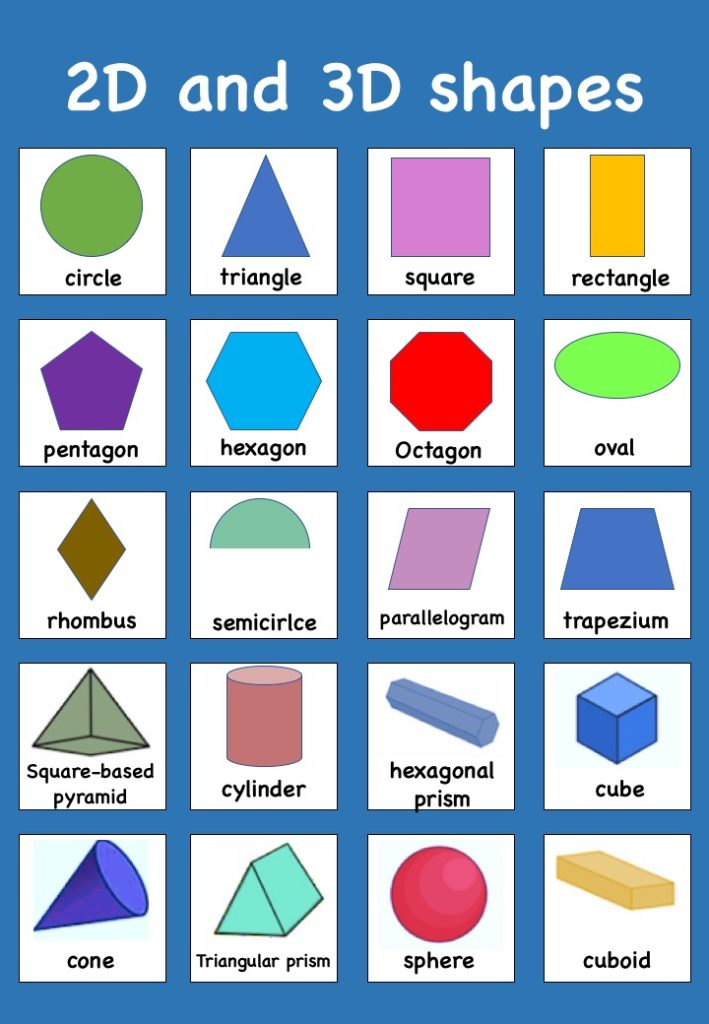
#> input picture CV/shapes-709x1024.jpg, 709 x 1024 px, found by its file name
$ python detecting_circles.py
#> lines starting #> are read from the running program, lines starting #| are printed output that depends on the picture; after the words box and inside, x2 and y2 are one past the last pixel; in counts of white or black regions, pixels touching at a corner belong together
import numpy as np
import cv2 as cv

img= cv.imread(r"CV\shapes-709x1024.jpg")
#> img is the input picture: shape (1024, 709, 3); mean B, G, R 197.1, 171.2, 145.4
output=img.copy()
gray=cv.cvtColor(img,cv.COLOR_BGR2GRAY)
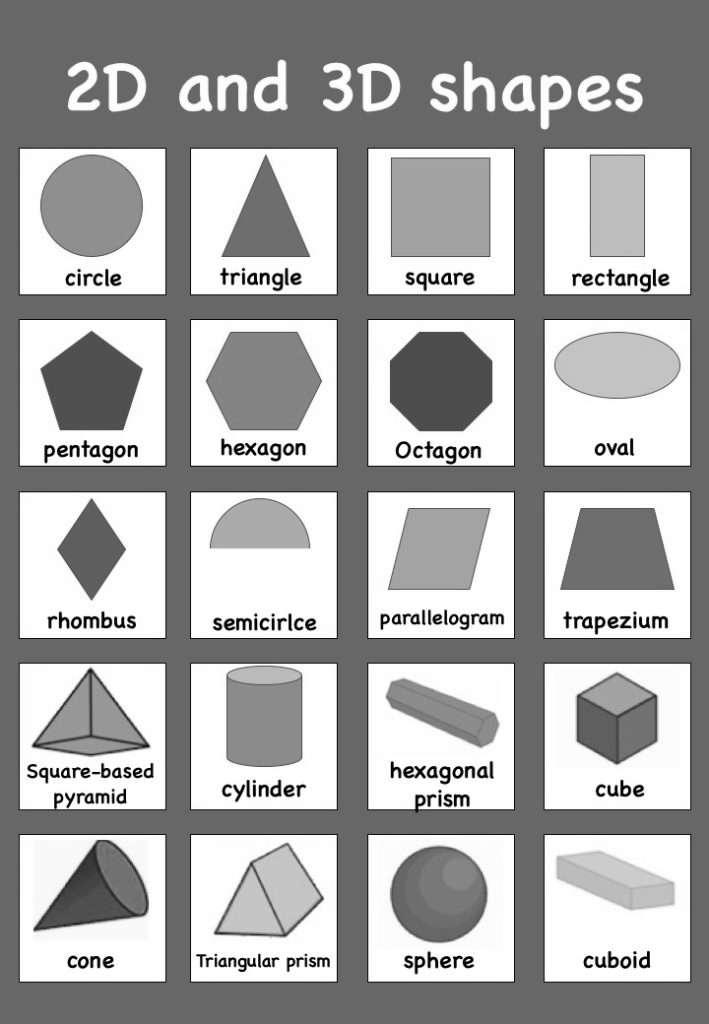
#> gray: shape (1024, 709); min 0, max 255, mean 166.5
gray=cv.medianBlur(gray,5)
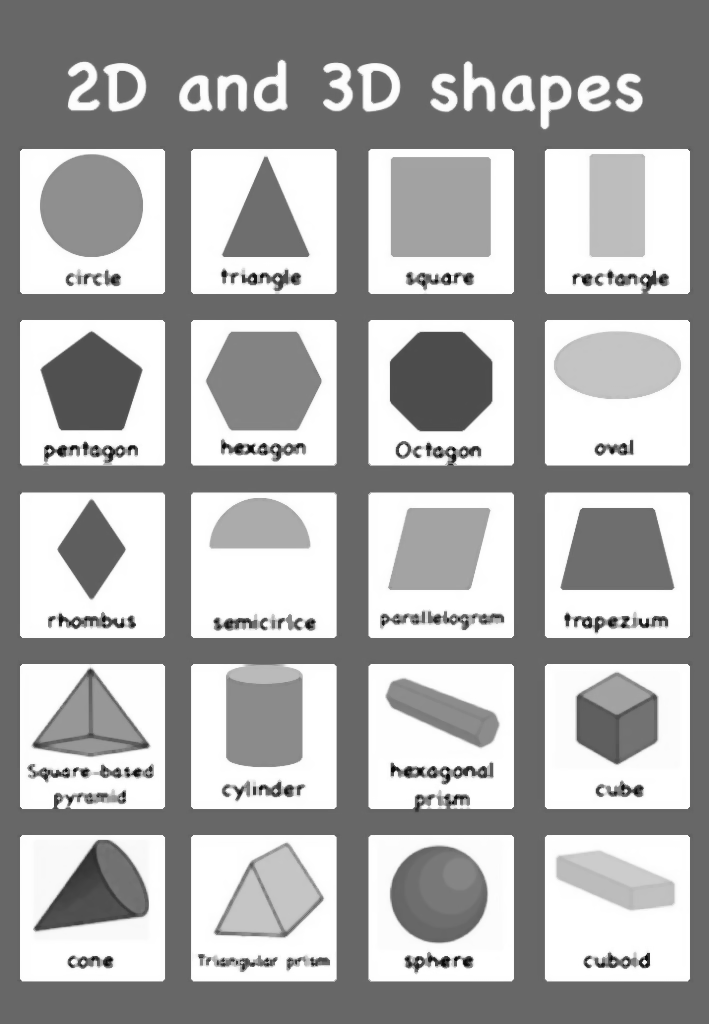
#> gray: shape (1024, 709); min 5, max 255, mean 168.4

circles=cv.HoughCircles(gray,cv.HOUGH_GRADIENT,1,20,
                        param1=90,param2=75,minRadius=0,maxRadius=0)
#> circles = [[91.5, 205.5, 51.1], [438.5, 894.5, 48.2]]

detected_circles=np.uint16(np.around(circles))
#> detected_circles = [[92, 206, 51], [438, 894, 48]]
for (x,y,r) in detected_circles[0,:]:
    cv.circle(output,(x,y),r,(255,0,0),3)# x,y,r are the center and radius of the circle
#> this loop made 2 passes
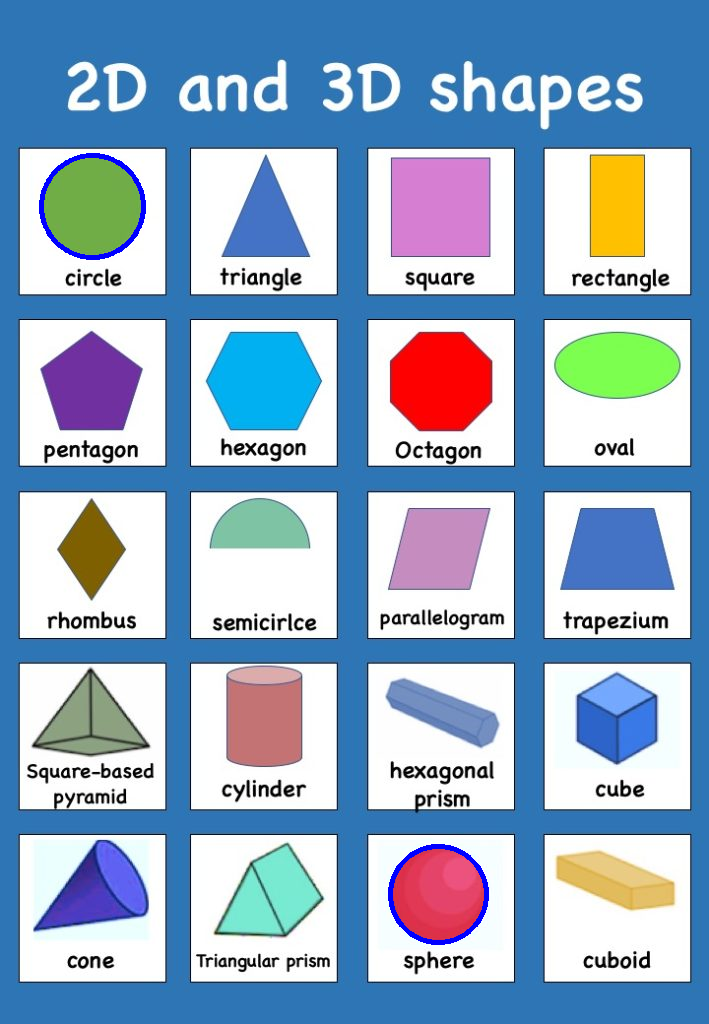
#> output: shape (1024, 709, 3); 0.42% of pixels changed, all inside (x1, y1, x2, y2) = (39, 153, 489, 945)
    # cv.circle(output,(x,y),2,(0,255,255),3) # center of the circle

cv.imshow("output",output)
cv.waitKey(0)
cv.destroyAllWindows()
